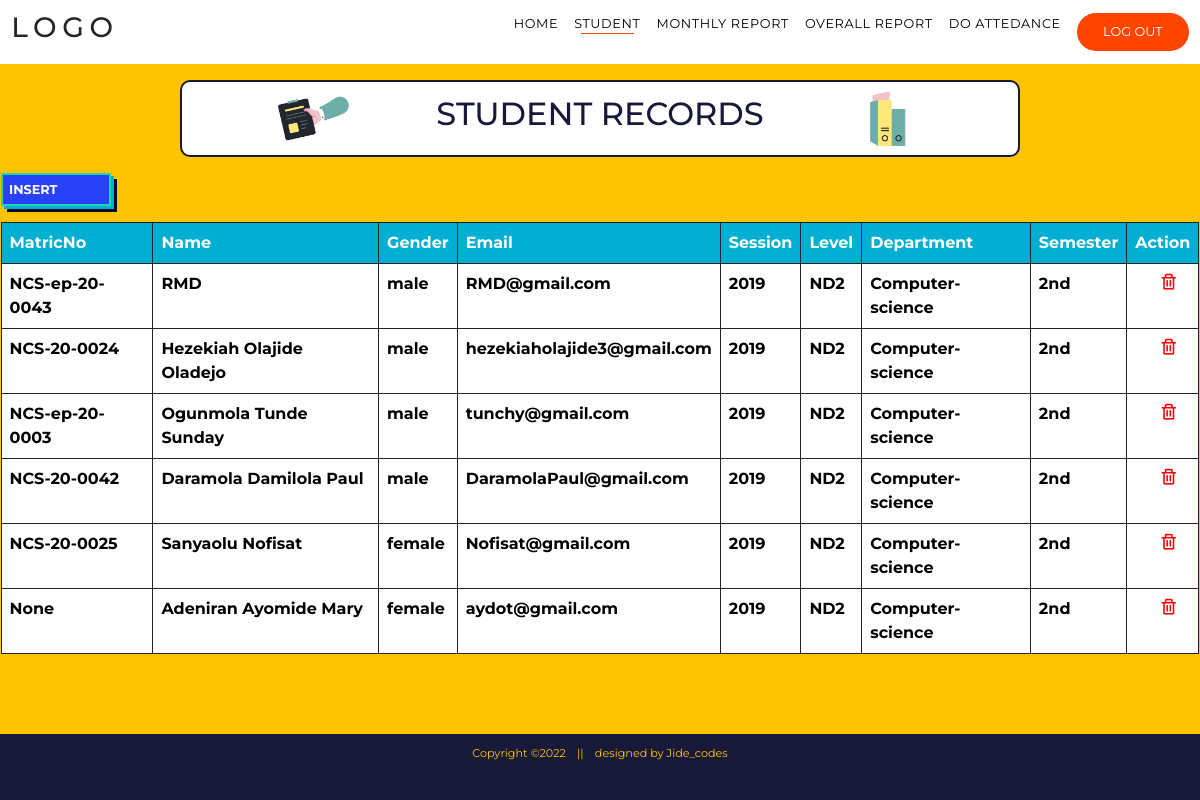
The page /student-data/ on the database its author committed.
### attendance/models.py (models this page shows, shortened)
class StudentDataInfo(models.Model):
    matric_no   = models.CharField(max_length=100, blank=True, null=True)
    name        = models.CharField(max_length=400, blank=True, null=True)
    gender      = models.CharField(max_length=100, blank=True, null=True)
    email       = models.EmailField(max_length=254)
    session     = models.CharField(max_length=100, blank=True, null=True)
    level       = models.CharField(max_length=100, blank=True, null=True)
    department  = models.CharField(max_length=250, blank=True, null=True)
    semester    = models.CharField(max_length=100, blank=True, null=True)

### attendance/views.py (the view)
# urls.py: path('student-data/', views.student_data, name='student-data' ),
def student_data(request):
    stud_data = StudentDataInfo.objects.all()
    context = {'datas':stud_data}
    return render(request, "student_data.html", context)

### templates/student_data.html (shortened to what this page needs)
{% load static %}
<!DOCTYPE html>
<html lang="en">
<head>
  <link href="https://cdn.jsdelivr.net/npm/bootstrap@5.2.3/dist/css/bootstrap.min.css" rel="stylesheet">
    <link rel="stylesheet" href="https://cdnjs.cloudflare.com/ajax/libs/font-awesome/5.15.3/css/all.min.css"/>
    <link href='https://unpkg.com/boxicons@2.1.4/css/boxicons.min.css' rel='stylesheet'>
    <link rel="stylesheet" href="{% static 'styles/table_style.css' %}">
    <link href='https://css.gg/add-r.css' rel='stylesheet'>
</head>
<body>
  <nav>
    <h3 class="logo">LOGO</h3>
    <section class="nav-sec">
      <ul>
        <li><a href="{% url 'home' %}">Home</a>
        </li>
        <li class="active"><a href="">Student</a>
          <div class="line"></div>
        </li>
        <li><a href="">monthly report</a>
        </li>
        <li><a href="">overall report</a>
        </li>
        <li><a href="{% url 'do-attendance' %}">do attedance</a>
        </li>
      </ul>
      <a href="log-in.html"><button class="log-in-btn">log out</button>
      </a>
    </section>
  </nav>
  <header>
    <img src="{% static 'images/record.png' %}" alt="">
    <h2>Student Records</h2>
    <img src="{% static 'images/record-2.png' %}" alt="">
  </header>
  <main>
    <a class="insert_link" href="{% url 'student-form' %}">
      <button type="submit" class="insert">Insert
      </button>
    </a>
<div class="table-responsive">
    <table class="table table-bordered border-dark">
      <thead>
        <tr class="tread">
          <th scope="col">MatricNo</th>
          <th scope="col">Name</th>
          <th scope="col">Gender</th>
          <th scope="col">Email</th>
          <th scope="col">Session</th>
          <th scope="col">Level</th>
          <th scope="col">Department</th>
          <th scope="col">Semester</th>
          <th scope="col">Action</th>
        </tr>
      </thead>
      <tbody>
        {% for data in datas %}
        <tr>
          <td><a style ="text-decoration:none; color:black; "href="{% url 'update-info' data.id %}">{{data.matric_no}}</a></td>
          <td>{{data.name}}</td>
          <td>{{data.gender}}</td>
          <td>{{data.email}}</td>
          <td>{{data.session}}</td>
          <td>{{data.level}}</td>
          <td>{{data.department}}</td>
          <td>{{data.semester}}</td>
          <td>
            <a href="{% url 'delete-info' data.id %}"><i class='bx bx-trash' style='color:#f50404; width:10px; margin-left:1.5rem; font-size:19px; font-weight:550;'></i></a>
          </td>
        </tr>
        {% endfor %}
      </tbody>
    </table>
  </div>
  </main>
  <footer>
    <p>Copyright &copy2022</p>
    <p>||</p>
    <P>designed by Jide_codes</P>
  </footer>
</body>
</html>

### static/styles/table_style.css (style rules this page uses)
* { margin: 0; padding: 0; font-family: 'Montserrat', sans-serif; }
body { background-color:#ffc300; }
nav { display: flex; padding: 0.7rem; justify-content: space-between; align-items: center; background-color: #fff; }
.logo { font-size: 1.75rem; letter-spacing: 0.2em; }
.nav-sec { display: flex; gap: 1em; align-items: center; }
.nav-sec ul { display: flex; gap: 1em; align-items: center; }
.nav-sec ul li { list-style: none; display: flex; flex-direction: column; align-items: center; }
.line { padding: 0.045em; background-color: white; width: 0px; transition-property: all; transition-duration: 0.7s; }
.active>.line { background-color: orangered; width: 80%; }
.nav-sec a { text-decoration: none; text-transform: uppercase; color: black; letter-spacing: 0.05em; font-size: 0.8em; text-align: center; }
.log-in-btn { border: none; padding: 0.6rem; width: 7rem; text-transform: uppercase; border-radius: 20px; background-color: orangered; color: white; }
header { width: 70%; background-color: #fff; border: 2px solid #181938; border-radius: 10px; color: #181938; display: flex; align-items: center; justify-content: space-evenly; margin: 1rem auto ; padding: 0.5em; font-size: 1.1rem; text-transform: uppercase; }
header img { width: 4em; }
main { width: 99.9%; margin: 0 auto; height: auto; }
.insert { width: 110px; background-color: #2841f9; color: white; font-weight: 700; padding: 0.4em 0.5em; border: 2px solid #1ed6b3; box-shadow: 3px 3px 0 #00afd1, 6px 6px 0 #04082d; transition-property: all; transition-duration: 0.3s; display: flex; align-items: center; gap: 0.75em; text-transform: uppercase; font-size: 0.8em; justify-content: space-between; }
.insert_link { text-decoration: none; }
footer { background-color: #181938; color: #ffc300; display: flex; justify-content: center; gap: 1em; padding: 1em; text-align: center; padding-bottom: 2em; position: fixed; width: 100%; bottom: 0; font-size: 0.7em; }

### templates/student_data.html (style rules this page uses)
.table { margin-top:1rem; }
.tread { color:#fff; background:#00afd1; }
tr { background:#fff; color:#000; font-weight:700; }

### rows shown on the page
StudentDataInfo: matric_no "NCS-ep-20-0043", name "RMD", gender "male", email "RMD@gmail.com", session "2019", level "ND2", department "Computer-science", semester "2nd"
StudentDataInfo: matric_no "NCS-20-0024", name "Hezekiah Olajide Oladejo", gender "male", email "hezekiaholajide3@gmail.com", session "2019", level "ND2", department "Computer-science", semester "2nd"
StudentDataInfo: matric_no "NCS-ep-20-0003", name "Ogunmola Tunde Sunday", gender "male", email "tunchy@gmail.com", session "2019", level "ND2", department "Computer-science", semester "2nd"
StudentDataInfo: matric_no "NCS-20-0042", name "Daramola Damilola Paul", gender "male", email "DaramolaPaul@gmail.com", session "2019", level "ND2", department "Computer-science", semester "2nd"
StudentDataInfo: matric_no "NCS-20-0025", name "Sanyaolu Nofisat", gender "female", email "Nofisat@gmail.com", session "2019", level "ND2", department "Computer-science", semester "2nd"
StudentDataInfo: matric_no "None", name "Adeniran Ayomide Mary", gender "female", email "aydot@gmail.com", session "2019", level "ND2", department "Computer-science", semester "2nd"
